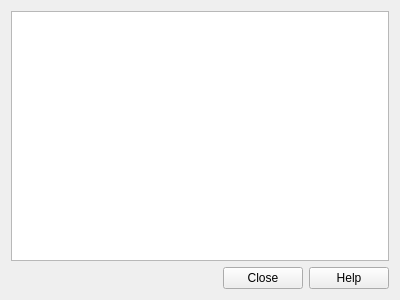
<?xml version="1.0" encoding="UTF-8"?>
<ui version="4.0">
 <class>NetworkManagerApplet</class>
 <widget class="QWidget" name="NetworkManagerApplet">
  <property name="geometry">
   <rect>
    <x>0</x>
    <y>0</y>
    <width>400</width>
    <height>300</height>
   </rect>
  </property>
  <property name="windowTitle">
   <string>Form</string>
  </property>
  <layout class="QVBoxLayout" name="verticalLayout">
   <item>
    <widget class="QListView" name="listView"/>
   </item>
   <item>
    <widget class="QDialogButtonBox" name="buttonBox">
     <property name="standardButtons">
      <set>QDialogButtonBox::Close|QDialogButtonBox::Help</set>
     </property>
    </widget>
   </item>
  </layout>
 </widget>
 <resources/>
 <connections/>
</ui>
